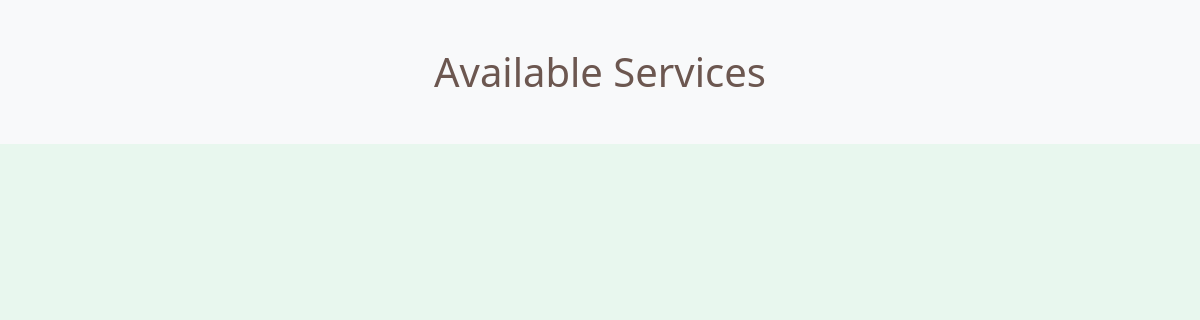
The page /pages/services/index.php on the database as committed earlier.
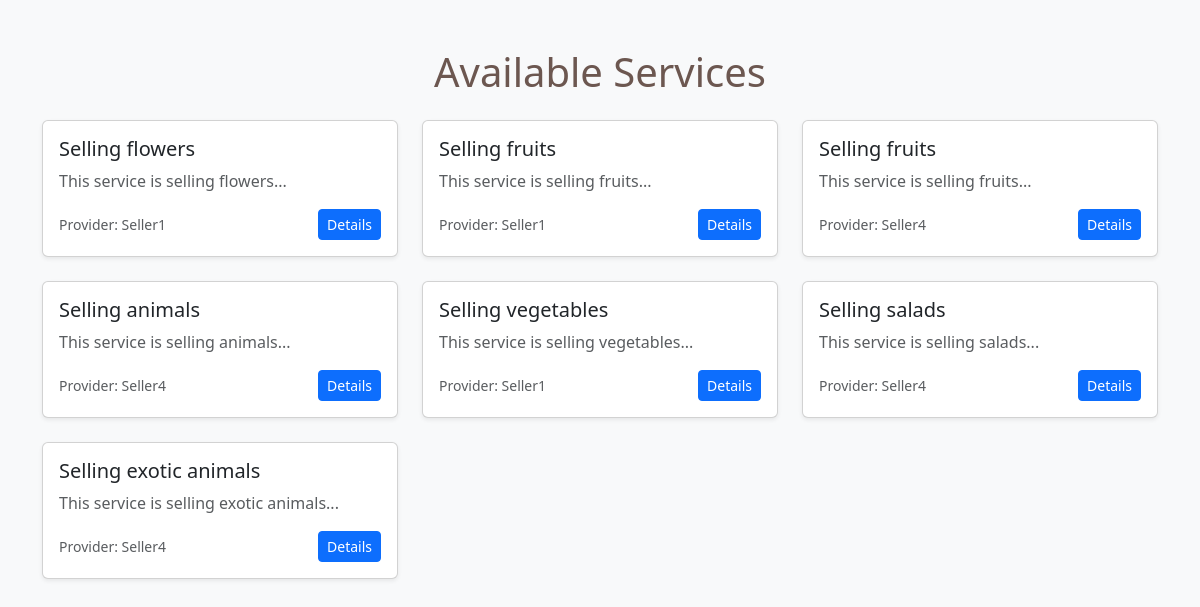
The same page on the database as committed later.
### tables this page shows
CREATE TABLE services(
        id INTEGER PRIMARY KEY,
        user_id INTEGER, theme_id INTEGER, title TEXT, description TEXT, latitude FLOAT, longitude FLOAT,
        FOREIGN KEY(user_id) REFERENCES users(id),
        FOREIGN KEY(theme_id) REFERENCES themes(id)
    );

### components/service.php (the view, shortened to what this page needs)
<?php
function insert_service($service): void
{
    ?>
    <div class="col-md-6 col-lg-4 page search-result">
        <div class="card shadow-sm h-100">
            <div class="card-body">
                <h5 class="card-title"><?= htmlspecialchars($service['title']) ?></h5>
                <p class="card-text text-muted"><?= htmlspecialchars(substr($service['description'], 0, 80)) ?>...</p>
                <div class="d-flex justify-content-between align-items-center">
                    <small class="text-muted">Provider: Seller<?= $service['user_id'] ?></small>
                    <a href="/pages/service_detail?id=<?= $service['id'] ?>" class="btn btn-sm btn-primary">Details</a>
                </div>
            </div>
        </div>
    </div>
    <?php
}
    ?>

### pages/services/index.php (shortened to what this page needs)
<?php
try {
    $database = getSecureDB();
    $prepared = $database->query("SELECT * FROM services");
    $services = $prepared->fetchAll(PDO::FETCH_ASSOC);
} catch (PDOException $error) {
    die("Error: " . $error->getMessage());
}
?>
<!DOCTYPE html>
<html lang="en">
<?php
insertHeader("Services");
?>
<body class="bg-light">
<div class="container py-5">
    <h1 class="mb-4 text-center">Available Services</h1>
    <div class="row g-4">
        <?php
        foreach ($services as $service) {
            insert_service($service);
        }
        ?>
    </div>
</div>
</body>
</html>

### components/header.php (shortened to what this page needs)
<?php function insertHeader($name, $css = array())
{ ?>
    <head>
        <link rel="stylesheet" href="/assets/css/main_style.css">
        <link href="https://cdn.jsdelivr.net/npm/bootstrap@5.3.3/dist/css/bootstrap.min.css" rel="stylesheet"
>
    </head>
<?php } ?>

### assets/css/main_style.css (style rules this page uses)
:root { --title-color: #9FBA72; --warning-color: #FFC87F; --text-color-main: #663F46; --text-color-main-light: #CFC9C9; --text-color-secondary: #6C5750; --back-color-base: #E8F7EE; --back-color-popup: #C1F5D6; --back-color-important: #E27BBC; --back-color-secondary: #A79CD6; --back-color-ternary: #DFDCDB; --accent-color-main: var(--back-color-secondary); --accent-color-secondary: var(--back-color-important); --place-color-main: #77005D; --place-color-secondary: #121212; --place-holder-gradient: repeating-linear-gradient(45deg, var(--place-color-main) 10%, var(--place-color-secondary), 10%); --image-on-back-base-gradient: linear-gradient(var(--back-color-important) 0%, transparent 100%); --medium-corner: 12px; --large-corner: 40px; --input-block-padding: 8px; --input-block-margin: 5px; --big-container-padding: 2%; --reading-margin: 7%; --spacing-minimum: 10px; --spacing-small: 21px; --spacing-medium: 42px; --spacing-large: 84px; }
html, body { background-color: var(--back-color-base) !important; font-family: Arial, Helvetica, sans-serif; }
div { background-color: transparent; }
h1 { color: var(--text-color-secondary) !important; text-align: center; }
p { color: var(--text-color-main); }
.page { max-height: 500px; visibility: visible; transition: max-height, padding, margin, visibility; transition-duration: 0.5s; transition-timing-function: ease; }

Rows that differ between the two databases and show on the page:
added services: title "Selling flowers", description "This service is selling flowers", user "1"
added services: title "Selling fruits", description "This service is selling fruits", user "1"
added services: title "Selling fruits", description "This service is selling fruits", user "4"
added services: title "Selling animals", description "This service is selling animals", user "4"
added services: title "Selling vegetables", description "This service is selling vegetables", user "1"
added services: title "Selling salads", description "This service is selling salads", user "4"
added services: title "Selling exotic animals", description "This service is selling exotic animals", user "4"
